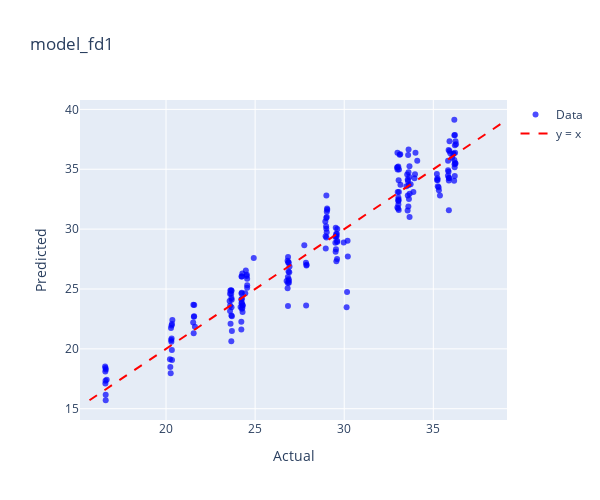
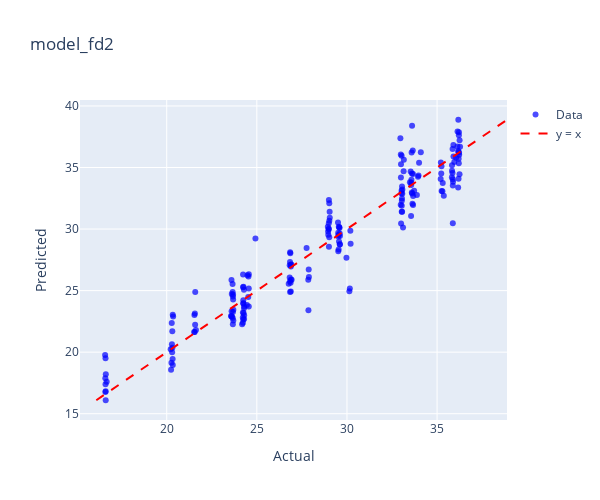
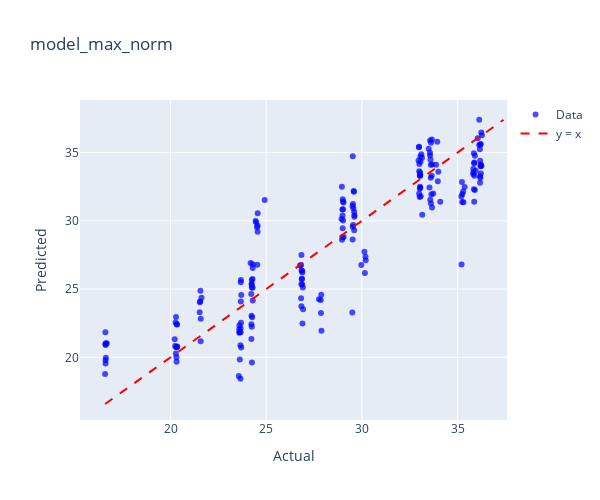
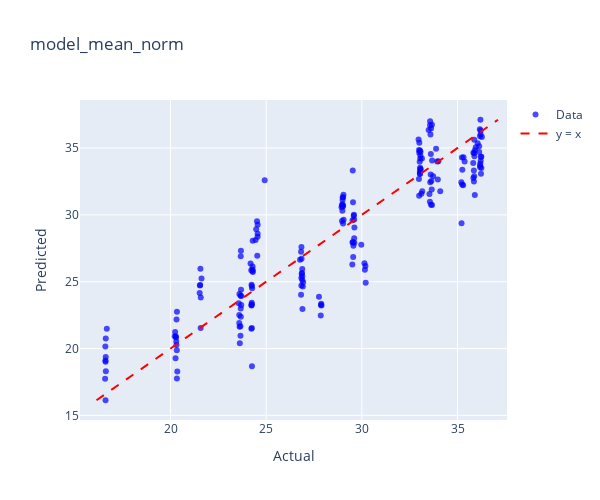

The notebook cell saved with these charts, in order:
### Code cell
model_dict = {
    'model_fd1': (model_fd1, fenol_fd1),
    'model_fd2': (model_fd2, fenol_fd2),
    'model_max_norm': (model_max_norm, fenol_max_norm),
    'model_mean_norm': (model_mean_norm, fenol_mean_norm),
    'model_msc': (model_msc, fenol_msc),
    'model_ori': (model_ori, fenol_ori),
    'model_range_norm': (model_range_norm, fenol_range_norm),
    'model_sg1': (model_sg1, fenol_sg1),
    'model_sg2': (model_sg2, fenol_sg2),
    'model_snv': (model_snv, fenol_snv),
}

for name, (model, data) in model_dict.items():
    print(f"Plotting for {name}")
    plot_actual_vs_predicted_plotly(model, data, 'FENOL',name)

### Figure 1 — Plotly figure (JSON) as saved in the notebook; plotly's stock layout.template omitted (floating-point values rounded to 4 significant figures; data arrays with more than 128 entries replaced by an {"elided": "..."} marker saying what was removed)
{"data": [{"hovertemplate": "Index: %{text}<br>Actual: %{x}<br>Predicted: %{y}<extra></extra>", "marker": {"color": "blue", "opacity": 0.7, "size": 6}, "mode": "markers", "name": "Data", "text": {"elided": "200 str values"}, "type": "scatter", "x": {"elided": "200 float values"}, "y": {"elided": "200 float values"}}, {"line": {"color": "red", "dash": "dash"}, "mode": "lines", "name": "y = x", "type": "scatter", "x": [15.71, 39.14], "y": [15.71, 39.14]}], "layout": {"height": 500, "title": {"text": "model_fd1"}, "width": 600, "xaxis": {"title": {"text": "Actual"}}, "yaxis": {"title": {"text": "Predicted"}}}}

### Figure 2 — Plotly figure (JSON) as saved in the notebook; plotly's stock layout.template omitted (floating-point values rounded to 4 significant figures; data arrays with more than 128 entries replaced by an {"elided": "..."} marker saying what was removed)
{"data": [{"hovertemplate": "Index: %{text}<br>Actual: %{x}<br>Predicted: %{y}<extra></extra>", "marker": {"color": "blue", "opacity": 0.7, "size": 6}, "mode": "markers", "name": "Data", "text": {"elided": "200 str values"}, "type": "scatter", "x": {"elided": "200 float values"}, "y": {"elided": "200 float values"}}, {"line": {"color": "red", "dash": "dash"}, "mode": "lines", "name": "y = x", "type": "scatter", "x": [16.09, 38.88], "y": [16.09, 38.88]}], "layout": {"height": 500, "title": {"text": "model_fd2"}, "width": 600, "xaxis": {"title": {"text": "Actual"}}, "yaxis": {"title": {"text": "Predicted"}}}}

### Figure 3 — Plotly figure (JSON) as saved in the notebook; plotly's stock layout.template omitted (floating-point values rounded to 4 significant figures; data arrays with more than 128 entries replaced by an {"elided": "..."} marker saying what was removed)
{"data": [{"hovertemplate": "Index: %{text}<br>Actual: %{x}<br>Predicted: %{y}<extra></extra>", "marker": {"color": "blue", "opacity": 0.7, "size": 6}, "mode": "markers", "name": "Data", "text": {"elided": "200 str values"}, "type": "scatter", "x": {"elided": "200 float values"}, "y": {"elided": "200 float values"}}, {"line": {"color": "red", "dash": "dash"}, "mode": "lines", "name": "y = x", "type": "scatter", "x": [16.58, 37.41], "y": [16.58, 37.41]}], "layout": {"height": 500, "title": {"text": "model_max_norm"}, "width": 600, "xaxis": {"title": {"text": "Actual"}}, "yaxis": {"title": {"text": "Predicted"}}}}

### Figure 4 — Plotly figure (JSON) as saved in the notebook; plotly's stock layout.template omitted (floating-point values rounded to 4 significant figures; data arrays with more than 128 entries replaced by an {"elided": "..."} marker saying what was removed)
{"data": [{"hovertemplate": "Index: %{text}<br>Actual: %{x}<br>Predicted: %{y}<extra></extra>", "marker": {"color": "blue", "opacity": 0.7, "size": 6}, "mode": "markers", "name": "Data", "text": {"elided": "200 str values"}, "type": "scatter", "x": {"elided": "200 float values"}, "y": {"elided": "200 float values"}}, {"line": {"color": "red", "dash": "dash"}, "mode": "lines", "name": "y = x", "type": "scatter", "x": [16.13, 37.11], "y": [16.13, 37.11]}], "layout": {"height": 500, "title": {"text": "model_mean_norm"}, "width": 600, "xaxis": {"title": {"text": "Actual"}}, "yaxis": {"title": {"text": "Predicted"}}}}
